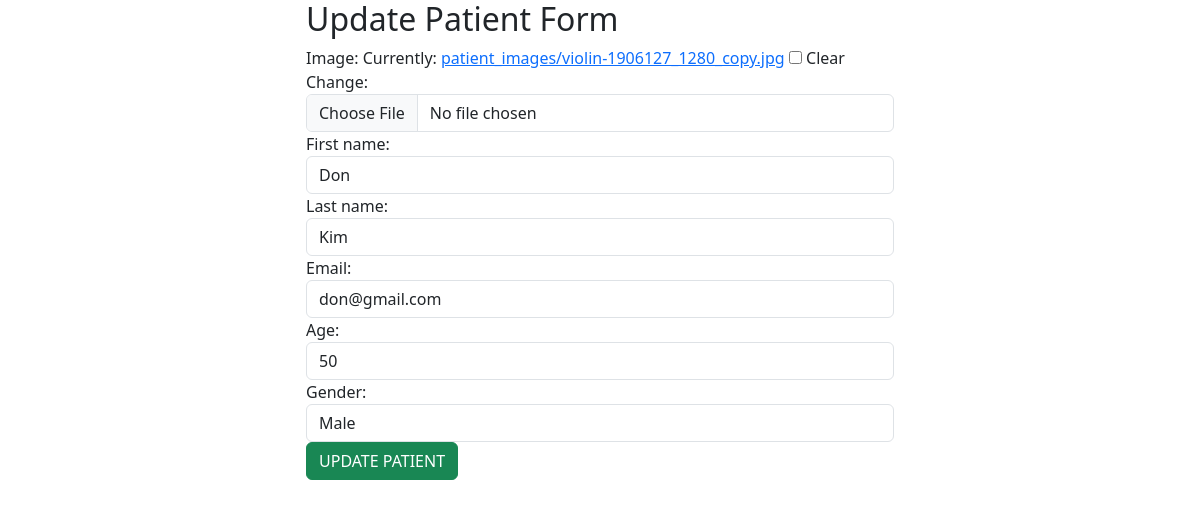
Page /patient/updatepatient/2/ on the committed database.
### patient/models.py (models this page shows, shortened)
class Patient(models.Model):
    image = models.ImageField(upload_to='patient_images/',blank='True')
    first_name = models.CharField(max_length=20)
    last_name = models.CharField(max_length=20)
    email = models.EmailField()
    age = models.IntegerField()
    gender = models.CharField(max_length=10)

### patient/views.py (the view)
# urls.py: path('updatepatient/<int:id>/', views.updatepatient, name='updatepatient'),
def updatepatient(request,id):
    patient = get_object_or_404(Patient, id=id)
    if request.method == "POST":
        form = PatientForm(request.POST,request.FILES,instance= patient)
        if form.is_valid():
            form.save()
            return redirect('patientlist')
    else:
        form = PatientForm(instance=patient)
    return render(request, 'updatepatient.html',{'form':form,'patient':patient},)

### patient/forms.py
class PatientForm(forms.ModelForm):
    class Meta:
        model = Patient
        fields = '__all__'
        widgets = {
            'first_name': forms.TextInput(attrs={'class': 'form-control', 'placeholder': 'Enter your first name'}),
            'last_name': forms.TextInput(attrs={'class': 'form-control', 'placeholder': 'Enter your last name'}),
            'email': forms.EmailInput(attrs={'class': 'form-control', 'placeholder': 'Enter your email'}),
            'age': forms.NumberInput(attrs={'class': 'form-control', 'placeholder': 'Enter your age'}),
            'gender': forms.TextInput(attrs={'class': 'form-control', 'placeholder': 'Enter your gender'}),
            'image': forms.ClearableFileInput(
                attrs={'class': 'form-control',
                       'accept': 'image/*',
                       'title': 'Select an image'}
            ),
        }

### patient/templates/updatepatient.html (shortened to what this page needs)
{% extends "base.html" %}
{% block content %}
<div class="row">
    <div class="col-md-3"></div>
    <div class="col-md-6">
      <h2>Update Patient Form</h2>
<form action="" method="POST"
enctype="multipart/form-data">
    {{ form }}
    <button type="submit" class="btn btn-success">UPDATE PATIENT</button>
</form>
    </div>
    <div class="col-md-3"></div>
</div>
{% endblock %}

### rows in the picture
Patient: first_name "Don", last_name "Kim", email "don@gmail.com", age "50", gender "Male"
